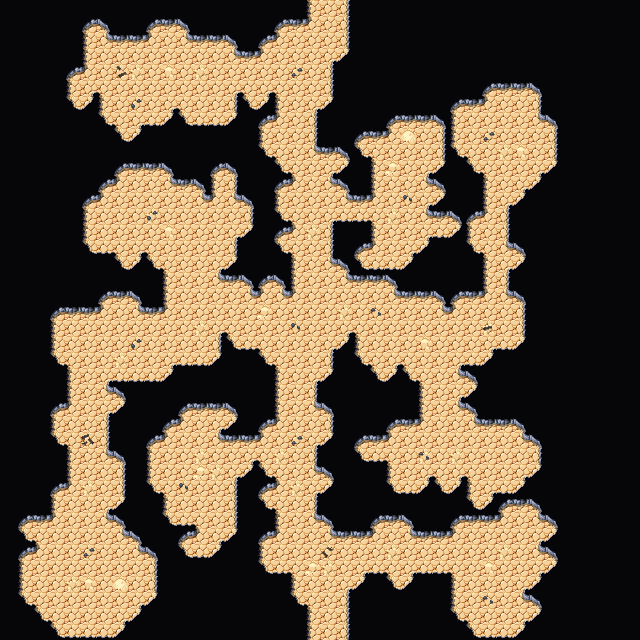

This game map was drawn from its Tiled (.tmx) file and the tilesets committed beside it. A one-line description and the trimmed map source follow:
An orthogonal 40x40 tile map with 16x16 px tiles, 4 tile layers (Collision, Background, Walls, Clutter), 2 tilesets and 2 objects.

<map version="1.5" tiledversion="1.7.2" orientation="orthogonal" renderorder="right-down" width="40" height="40" tilewidth="16" tileheight="16" infinite="0" nextlayerid="7" nextobjectid="63">
 <editorsettings>
  <export target="wastetown..tmx" format="tmx" />
 </editorsettings>
 <tileset firstgid="1" source="../../../tileset/main.tsx" />
 <tileset firstgid="3477" source="../../../tileset/buildings.tsx" />
 <layer id="6" name="Collision" width="40" height="40">
  <data>[1600 cells, 0 non-empty, 0 distinct tile ids]</data>
 </layer>
 <layer id="1" name="Background" width="40" height="40">
  <data>[1600 cells, 1600 non-empty, 1 distinct tile ids]</data>
 </layer>
 <layer id="2" name="Walls" width="40" height="40">
  <data>[1600 cells, 1259 non-empty, 18 distinct tile ids]</data>
 </layer>
 <layer id="3" name="Clutter" width="40" height="40">
  <properties>
   <property name="spriteLayer" type="bool" value="true" />
  </properties>
  <data>[1600 cells, 38 non-empty, 12 distinct tile ids]</data>
 </layer>
 <objectgroup id="4" name="Objects">
  <object id="61" template="../../../obj/door_down.tx" x="319.333" y="19.3333">
   <properties>
    <property name="teleport" value="../common/maps/map/cave/cave_multilevel_4/cave_23H1.tmx" />
    <property name="teleportObjectId" value="62" />
   </properties>
  </object>
  <object id="62" template="../../../obj/door_up.tx" x="320.672" y="637.409">
   <properties>
    <property name="teleport" value="../common/maps/map/cave/cave_multilevel_4/cave_23J1.tmx" />
    <property name="teleportObjectId" value="61" />
   </properties>
  </object>
 </objectgroup>
</map>
